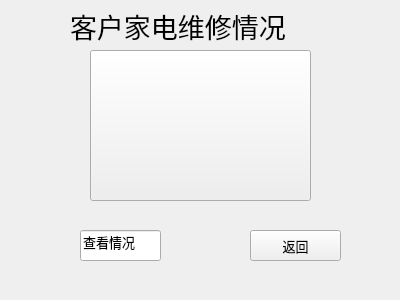
<?xml version="1.0" encoding="UTF-8"?>
<ui version="4.0">
 <class>kehu1</class>
 <widget class="QWidget" name="kehu1">
  <property name="geometry">
   <rect>
    <x>0</x>
    <y>0</y>
    <width>400</width>
    <height>300</height>
   </rect>
  </property>
  <property name="windowTitle">
   <string>Form</string>
  </property>
  <widget class="QLineEdit" name="lineEdit">
   <property name="geometry">
    <rect>
     <x>80</x>
     <y>230</y>
     <width>81</width>
     <height>31</height>
    </rect>
   </property>
   <property name="font">
    <font>
     <pointsize>10</pointsize>
    </font>
   </property>
   <property name="text">
    <string>查看情况</string>
   </property>
  </widget>
  <widget class="QPushButton" name="pushButton">
   <property name="geometry">
    <rect>
     <x>90</x>
     <y>50</y>
     <width>221</width>
     <height>151</height>
    </rect>
   </property>
   <property name="text">
    <string/>
   </property>
  </widget>
  <widget class="QPushButton" name="pushButton_2">
   <property name="geometry">
    <rect>
     <x>250</x>
     <y>230</y>
     <width>91</width>
     <height>31</height>
    </rect>
   </property>
   <property name="font">
    <font>
     <pointsize>10</pointsize>
    </font>
   </property>
   <property name="text">
    <string>返回</string>
   </property>
  </widget>
  <widget class="QLabel" name="label">
   <property name="geometry">
    <rect>
     <x>70</x>
     <y>10</y>
     <width>271</width>
     <height>31</height>
    </rect>
   </property>
   <property name="font">
    <font>
     <pointsize>20</pointsize>
    </font>
   </property>
   <property name="text">
    <string>客户家电维修情况</string>
   </property>
  </widget>
 </widget>
 <resources/>
 <connections/>
</ui>
